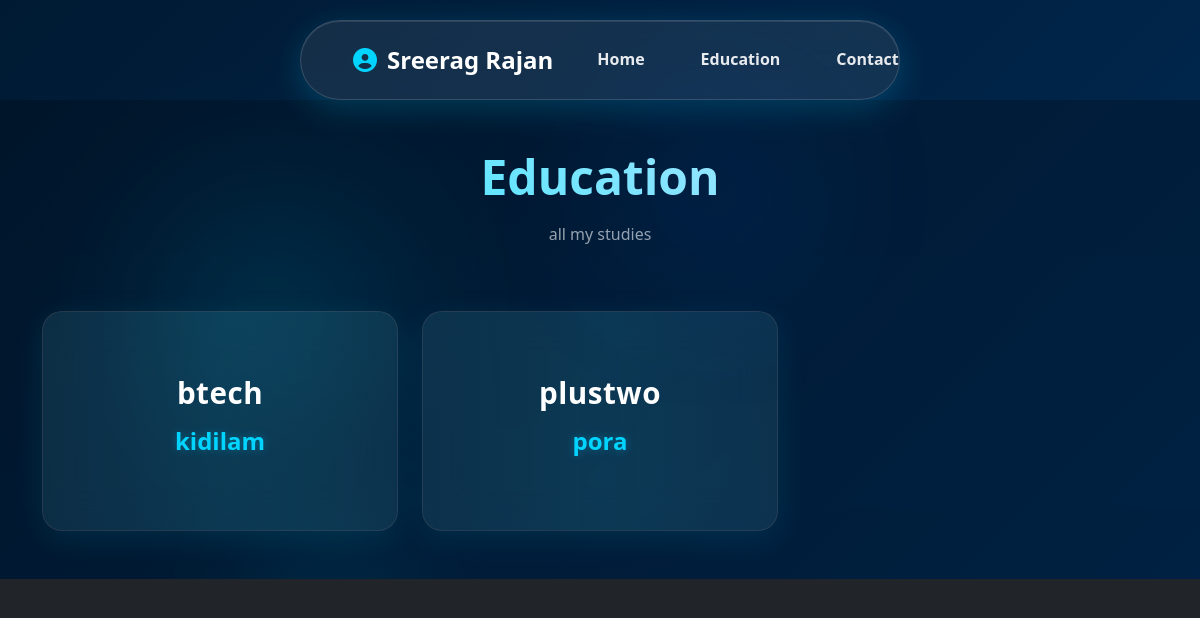
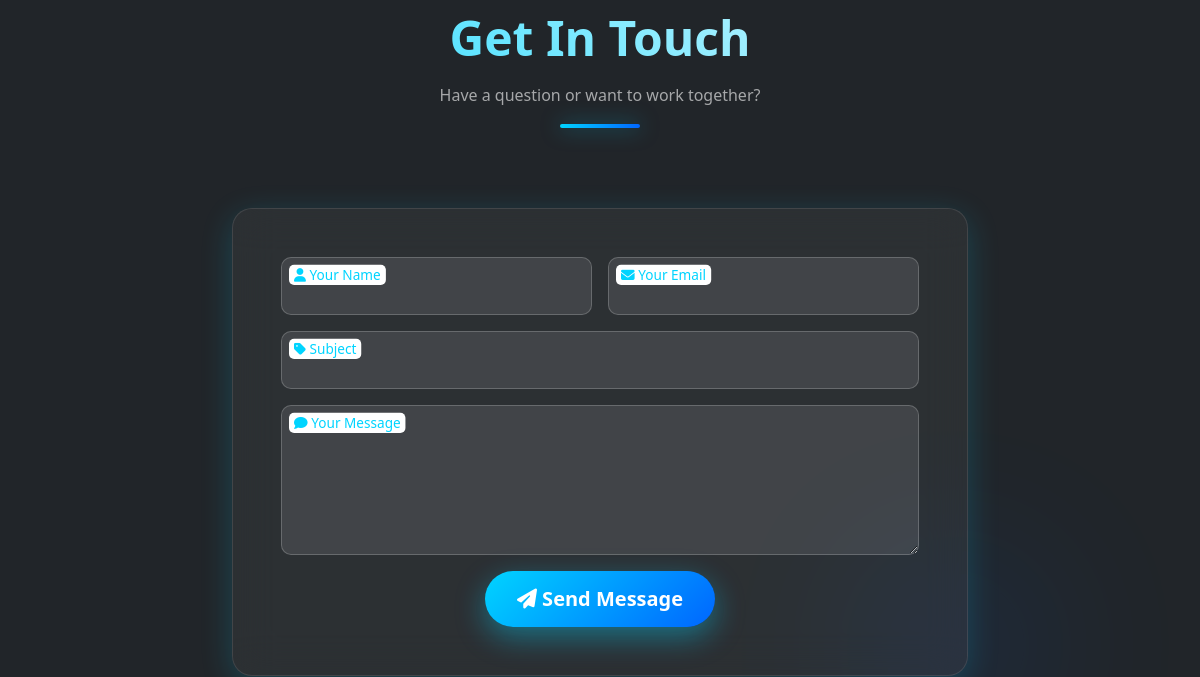
Before: / (upper part) with the older database file (2 pictures, top to bottom).
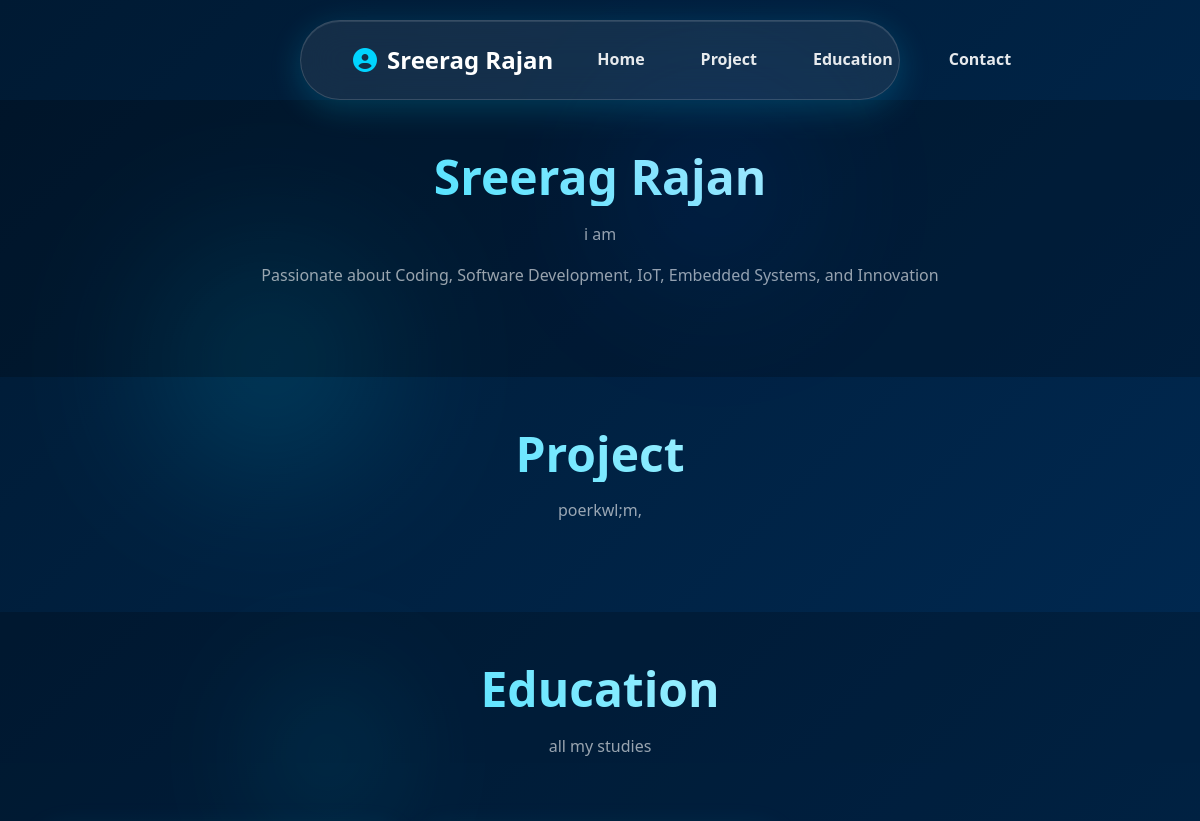
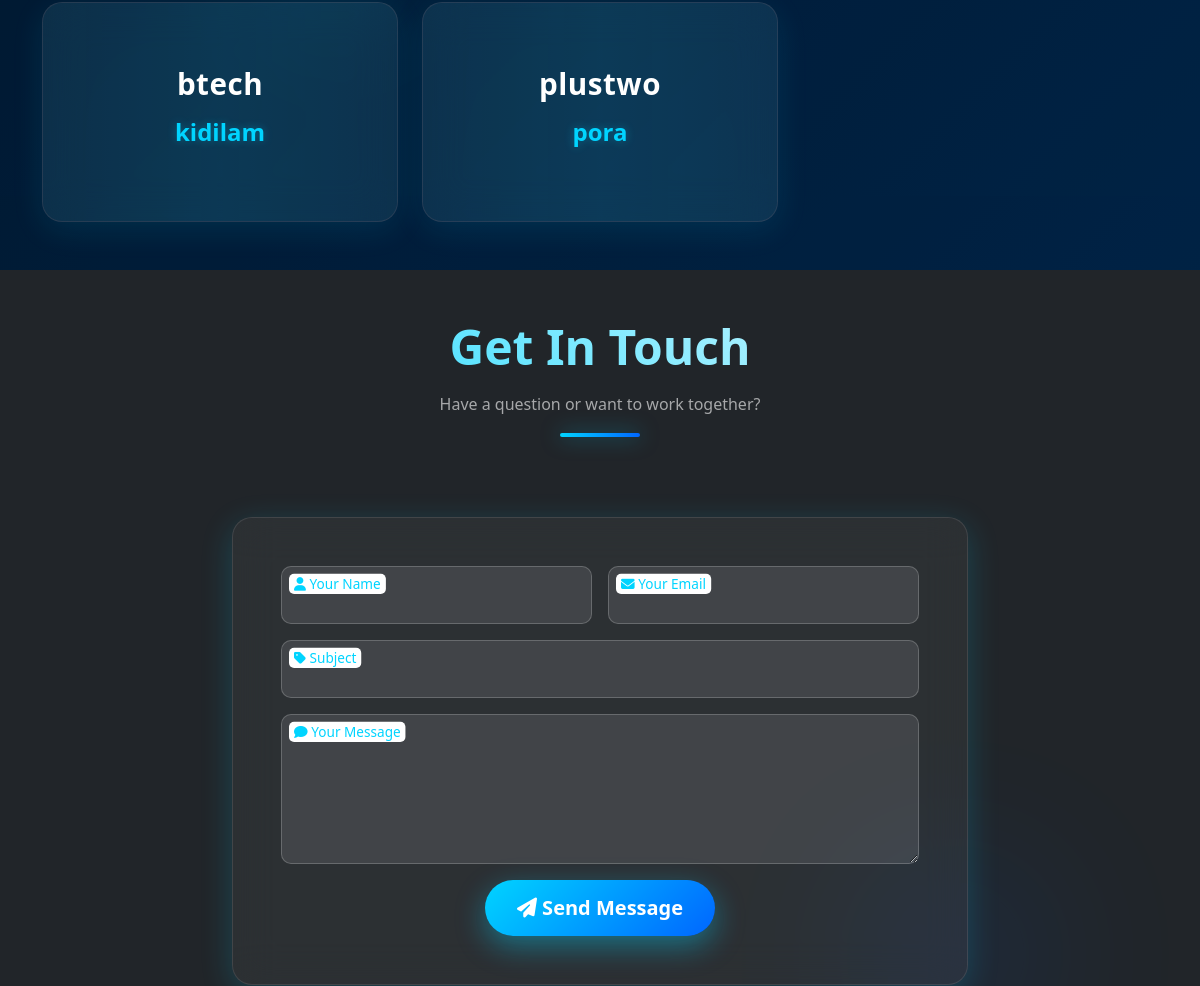
After: the same page with the newer database file (2 pictures, top to bottom).
### models.py (models this page shows)
class SectionHead(db.Model):
    __tablename__ = "section_head"
    id = db.Column(db.Integer, primary_key=True)
    section_name = db.Column(db.String(100), unique=True, nullable=False)
    section_title = db.Column(db.String(200), nullable=False)
    section_description = db.Column(db.Text)
    display_order = db.Column(db.Integer, default=0)
    items = db.relationship("SectionBody", backref="section", cascade="all, delete",
                            order_by="SectionBody.item_order")

### viewer/routes.py (the view)
@viewer_bp.route("/")
def index():
    portfolio_data = []
    sections = SectionHead.query.order_by(SectionHead.display_order.asc()).all()
    resume = Resume.query.first()
    for sec in sections:
        items = SectionBody.query.filter_by(section_id=sec.id).order_by(SectionBody.item_order.asc()).all()
        item_list = []
        for i in items:
            item_list.append({
                "id": i.id,
                "content_key": i.content_key,
                "content_value": i.content_value,
                "group_id": i.group_id,
                "item_order": i.item_order
            })
        portfolio_data.append({
            "section": sec,
            "items": item_list
        })
    return render_template("index.html", portfolio_data=portfolio_data,resume=resume)

### templates/index.html (shortened to what the changed rows need)
<!DOCTYPE html>
<html lang="en">
<head>
    <link href="https://cdn.jsdelivr.net/npm/bootstrap@5.3.0/dist/css/bootstrap.min.css" rel="stylesheet">
    <link rel="stylesheet" href="https://cdnjs.cloudflare.com/ajax/libs/font-awesome/6.6.0/css/all.min.css">
    <link rel="stylesheet" href="{{ url_for('static', filename='css/viewer.css') }}">
</head>
<body>
    <nav class="navbar navbar-expand-lg navbar-dark bg-dark fixed-top">
        <div class="container">
            <div class="collapse navbar-collapse" id="navbarNav">
                <ul class="navbar-nav ms-auto">
                    {% for data in portfolio_data %}
                    <li class="nav-item">
                        {% if data.section.section_name != "hero" %}
                        <a class="nav-link" href="#{{ data.section.section_name }}">
                            {{ data.section.section_title }}
                        </a>
                        {% endif %}
                    </li>
                    {% endfor %}
                </ul>
            </div>
        </div>
    </nav>
    {% for data in portfolio_data %}
    <section id="{{ data.section.section_name }}" class="py-5">
        <div class="container">
            <div class="row mb-5">
                <div class="col-lg-12 text-center">
                    <h2 class="section-title">{{ data.section.section_title }}</h2>
                    {% if data.section.section_description %}
                    <p class="text-muted">{{ data.section.section_description }}</p>
                    {% endif %}
                    {% if data.section.section_name == "hero" %}
                    <p class="text-muted">
                        Passionate about Coding, Software Development, IoT, Embedded Systems, and Innovation
                    </p>
                    {% endif %}
                </div>
            </div>
        </div>
    </section>
    {% endfor %}
    <section id="contact" class="py-5 bg-dark text-light">
        <div class="container">
            <div class="row mb-5">
                <div class="col-lg-12 text-center">
                    <h2 class="section-title text-light">Get In Touch</h2>
                </div>
            </div>
        </div>
    </section>
</body>
</html>

Changed rows visible on the page:
added SectionHead: section.section_title "Project", section.section_title "Project", section.section_description "poerkwl;m,"
added SectionHead: section.section_title "Sreerag Rajan", section.section_description "i am"
Other visible differences:
new list line: "Passionate about Coding, Software Development, IoT, Embedded Systems, and Innovation"
